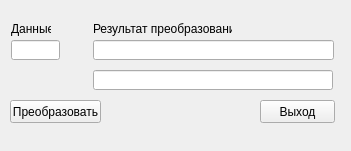
<?xml version="1.0" encoding="UTF-8"?>
<ui version="4.0">
 <class>MainWindow</class>
 <widget class="QMainWindow" name="MainWindow">
  <property name="geometry">
   <rect>
    <x>0</x>
    <y>0</y>
    <width>351</width>
    <height>151</height>
   </rect>
  </property>
  <property name="windowTitle">
   <string>MainWindow</string>
  </property>
  <widget class="QWidget" name="centralWidget">
   <widget class="QPushButton" name="pushButtonExit">
    <property name="geometry">
     <rect>
      <x>260</x>
      <y>100</y>
      <width>75</width>
      <height>23</height>
     </rect>
    </property>
    <property name="toolTip">
     <string>Нажать для выхода</string>
    </property>
    <property name="text">
     <string>Выход</string>
    </property>
   </widget>
   <widget class="QPushButton" name="pushButtonConvert">
    <property name="geometry">
     <rect>
      <x>10</x>
      <y>100</y>
      <width>91</width>
      <height>23</height>
     </rect>
    </property>
    <property name="toolTip">
     <string>Нажать для преобразования</string>
    </property>
    <property name="text">
     <string>Преобразовать</string>
    </property>
   </widget>
   <widget class="QLineEdit" name="lineEditData">
    <property name="geometry">
     <rect>
      <x>11</x>
      <y>40</y>
      <width>49</width>
      <height>20</height>
     </rect>
    </property>
    <property name="toolTip">
     <string>Ввод числа в шестнадцатиричном формате</string>
    </property>
   </widget>
   <widget class="QLineEdit" name="lineEditResultat">
    <property name="geometry">
     <rect>
      <x>93</x>
      <y>40</y>
      <width>241</width>
      <height>20</height>
     </rect>
    </property>
    <property name="toolTip">
     <string>Результат преобразования в двоичном формате</string>
    </property>
    <property name="readOnly">
     <bool>false</bool>
    </property>
   </widget>
   <widget class="QLabel" name="label">
    <property name="geometry">
     <rect>
      <x>11</x>
      <y>21</y>
      <width>40</width>
      <height>16</height>
     </rect>
    </property>
    <property name="text">
     <string>Данные</string>
    </property>
   </widget>
   <widget class="QLabel" name="label_2">
    <property name="geometry">
     <rect>
      <x>93</x>
      <y>21</y>
      <width>139</width>
      <height>16</height>
     </rect>
    </property>
    <property name="text">
     <string>Результат преобразования</string>
    </property>
   </widget>
   <widget class="QLineEdit" name="lineEditHexResultat">
    <property name="geometry">
     <rect>
      <x>93</x>
      <y>70</y>
      <width>240</width>
      <height>20</height>
     </rect>
    </property>
   </widget>
  </widget>
  <widget class="QMenuBar" name="menuBar">
   <property name="geometry">
    <rect>
     <x>0</x>
     <y>0</y>
     <width>351</width>
     <height>21</height>
    </rect>
   </property>
  </widget>
 </widget>
 <layoutdefault spacing="6" margin="11"/>
 <resources/>
 <connections>
  <connection>
   <sender>pushButtonExit</sender>
   <signal>clicked()</signal>
   <receiver>MainWindow</receiver>
   <slot>close()</slot>
   <hints>
    <hint type="sourcelabel">
     <x>294</x>
     <y>123</y>
    </hint>
    <hint type="destinationlabel">
     <x>229</x>
     <y>128</y>
    </hint>
   </hints>
  </connection>
 </connections>
</ui>
